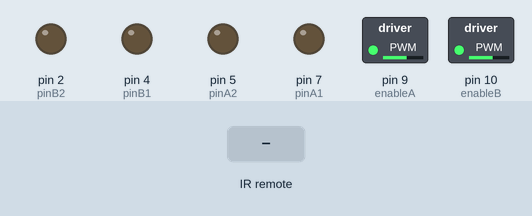
Recording of a sketch running on a simulated Arduino Uno, built with avr-gcc and run on an emulated ATmega328P. On the bench: switched loads named in the sketch (green lamp = pin HIGH), output pins drawn as LEDs (lit = HIGH). The inputs (shaded band) are chosen by the test bench.

Above: at 1.2 s.
1.3 s: infrared code 0xFF18E7 received
At 2.7 s:
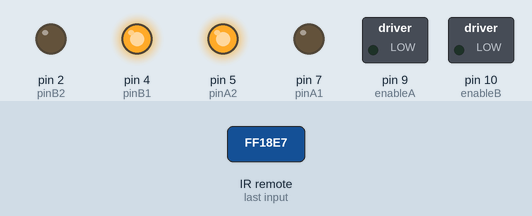
3.0 s: infrared code 0xFFB04F received
At 3.8 s:
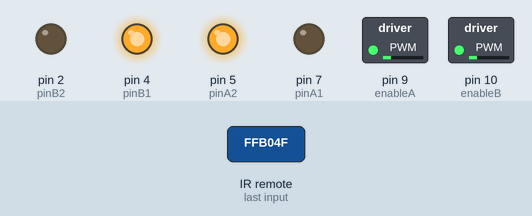
4.5 s: infrared code 0xFF22DD received
At 5.0 s:
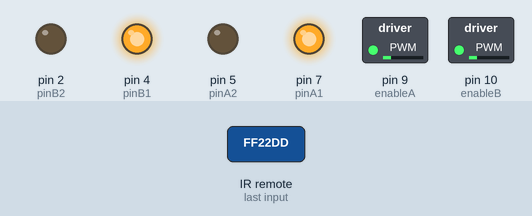
6.0 s: infrared code 0xFF9867 received
At 7.2 s:
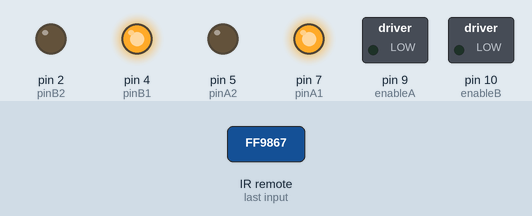
7.5 s: infrared code 0xFF02FD received
At 8.4 s:
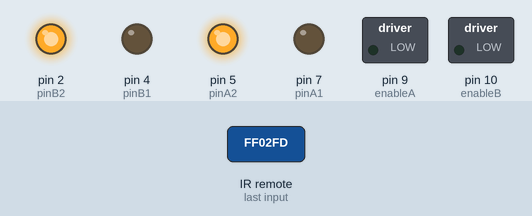
9.0 s: infrared code 0xFFE01F received
At 9.6 s:
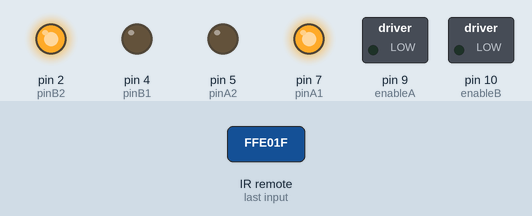
Timing chart, 0 to 11.5 s (numbered marks = the images above; inputs shaded):
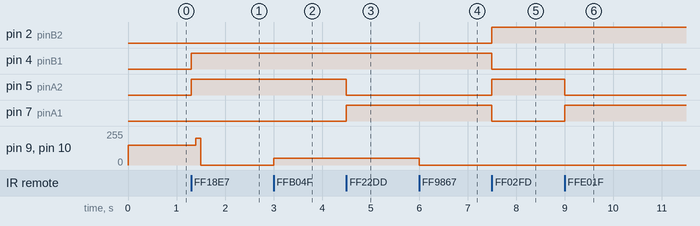

Measured:
- after the input at 1.3 s, pin 4 (pinB1), pin 5 (pinA2): LOW → HIGH at once; pin 9 (enableA), pin 10 (enableB): 150/255 → 200/255 after 0.10 s, → 0/255 0.10 s later
- after the input at 3.0 s, pin 9 (enableA), pin 10 (enableB): 0/255 → 50/255 at once
- after the input at 4.5 s, pin 5 (pinA2): HIGH → LOW at once; pin 7 (pinA1): LOW → HIGH at once
- after the input at 6.0 s, pin 9 (enableA), pin 10 (enableB): 50/255 → 0/255 at once
- after the input at 7.5 s, pin 2 (pinB2), pin 5 (pinA2): LOW → HIGH at once; pin 4 (pinB1), pin 7 (pinA1): HIGH → LOW at once
- after the input at 9.0 s, pin 5 (pinA2): HIGH → LOW at once; pin 7 (pinA1): LOW → HIGH at once

The sketch:

JezBot.ino
```cpp
// This helps us to receive the infra-red signal
#include "IRremote.h"
int receiver = 12; // We've put the infra-red receiver on pin 12
IRrecv irrecv(receiver); // This is what we'll use to see if there's a message
decode_results results;  // This is where we'll put the message

// Which pins are we using to drive the right motor?
int enableA = 9;
int pinA1 = 7;
int pinA2 = 5;

// Left motor pins
int enableB = 10;
int pinB1 = 4;
int pinB2 = 2;

unsigned int speed = 150;
long steps = -1;

// This is what happens when we turn JezBot on
void setup()
{
 irrecv.enableIRIn(); // Start the receiver

 // We need to tell it we're sending data out of these pins,
 // not receiving from them.
 pinMode (enableA, OUTPUT);
 pinMode (pinA1, OUTPUT);
 pinMode (pinA2, OUTPUT);

 pinMode (enableB, OUTPUT);
 pinMode (pinB1, OUTPUT);
 pinMode (pinB2, OUTPUT);
}

void slower() { // We'll use this when we want to slow down.
  if (speed < 50) return;
  speed -= 50;
}

void faster() { // And we'll use this to speed up.
  if (speed >= 250) return;
  speed += 50;
}

void stop() { speed = 0; } // We'll do this when we want to stop.

// These set up the motors to go the right way. Leave these alone!
void motorAforward() {
 digitalWrite (pinA1, LOW);
 digitalWrite (pinA2, HIGH);
}
void motorBforward() {
 digitalWrite (pinB1, HIGH);
 digitalWrite (pinB2, LOW);
}
void motorAbackward() {
 digitalWrite (pinA1, HIGH);
 digitalWrite (pinA2, LOW);
}
void motorBbackward() {
 digitalWrite (pinB1, LOW);
 digitalWrite (pinB2, HIGH);
}

void forward() {
  motorAforward(); motorBforward();
}

void reverse() {
  motorAbackward(); motorBbackward();
}

void left() {
  motorAbackward(); motorBforward();
}

void right() {
 motorAforward();
 motorBbackward();
}

// This decides what to do when JezBot sees a signal from
// the remote controller. The signals come as a code number,
// but I've told you what button has that code.

// If you want to change what JezBot does for each button,
// change what happens inside this next section.

void translateIR() {
  switch(results.value) {
  case 0xFF9867:  // This is the button marked "100"
    // We use it to go slower
    Serial.println("Slow");
    slower();
    break;

  case 0xFFB04F: // This is "200"
    Serial.println("Fast");
    faster();
    break;

  case 0xFF6897: // "0" means stop
    Serial.println("Stop");
    stop();
    break;

  case 0xFFA857: // "+""
    Serial.println("Forward");
    forward();
    break;

  case 0xFF22DD: // |<<
    Serial.println("Left");
    left();
    break;

  case 0xFF02FD: // >>|
    right();
    break;

  case 0xFFE01F: // Minus
    reverse();
    break;

  case 0xFF30CF: // 1 (and the rest are the other number buttons)
    steps = 1;
    forward();
    break;

  case 0xFF18E7:
    steps = 2;
    forward();
    break;

  case 0xFF7A85:
    steps = 3;
    forward();
    break;

  case 0xFF10EF:
    steps = 4;
    forward();
    break;

  case 0xFF38C7:
    steps = 5;
    forward();
    break;

  case 0xFF5AA5:
    steps = 6;
    forward();
    break;

  case 0xFF42BD:
    steps = 7;
    forward();
    break;

  case 0xFF4AB5:
    steps = 8;
    forward();
    break;

  case 0xFF52AD:
    steps = 9;
    forward();
    break;

  }
}

// What happens in this section gets done over and over again
void loop()
{
  // If we're in the middle of moving some steps, wait for a
  // second and then count down the number of steps. So if we
  // were moving 9 steps, we move for a second and then we only
  // have 8 steps left to move.
  if (steps >= 1) { delay(100); steps--; speed=200;  }
  // If we come to the end, then we stop.
  if (steps == 0) { stop(); steps--; return; }

  // This checks if we have received a signal from the remote controller
  if (irrecv.decode(&results))
  {
    translateIR();
    irrecv.resume();
  }

  // We use "speed" to keep track of the speed we want, but we
  // don't want to just keep track of it inside the computer. That
  // wouldn't do anything! We have to tell the motor controller
  // about the speed too, so that's what this does.
  if (speed > 200) {
    digitalWrite(enableA, HIGH);
    digitalWrite(enableB, HIGH);
  } else {
    analogWrite(enableA, speed);
    analogWrite(enableB, speed);
  }

}
```
